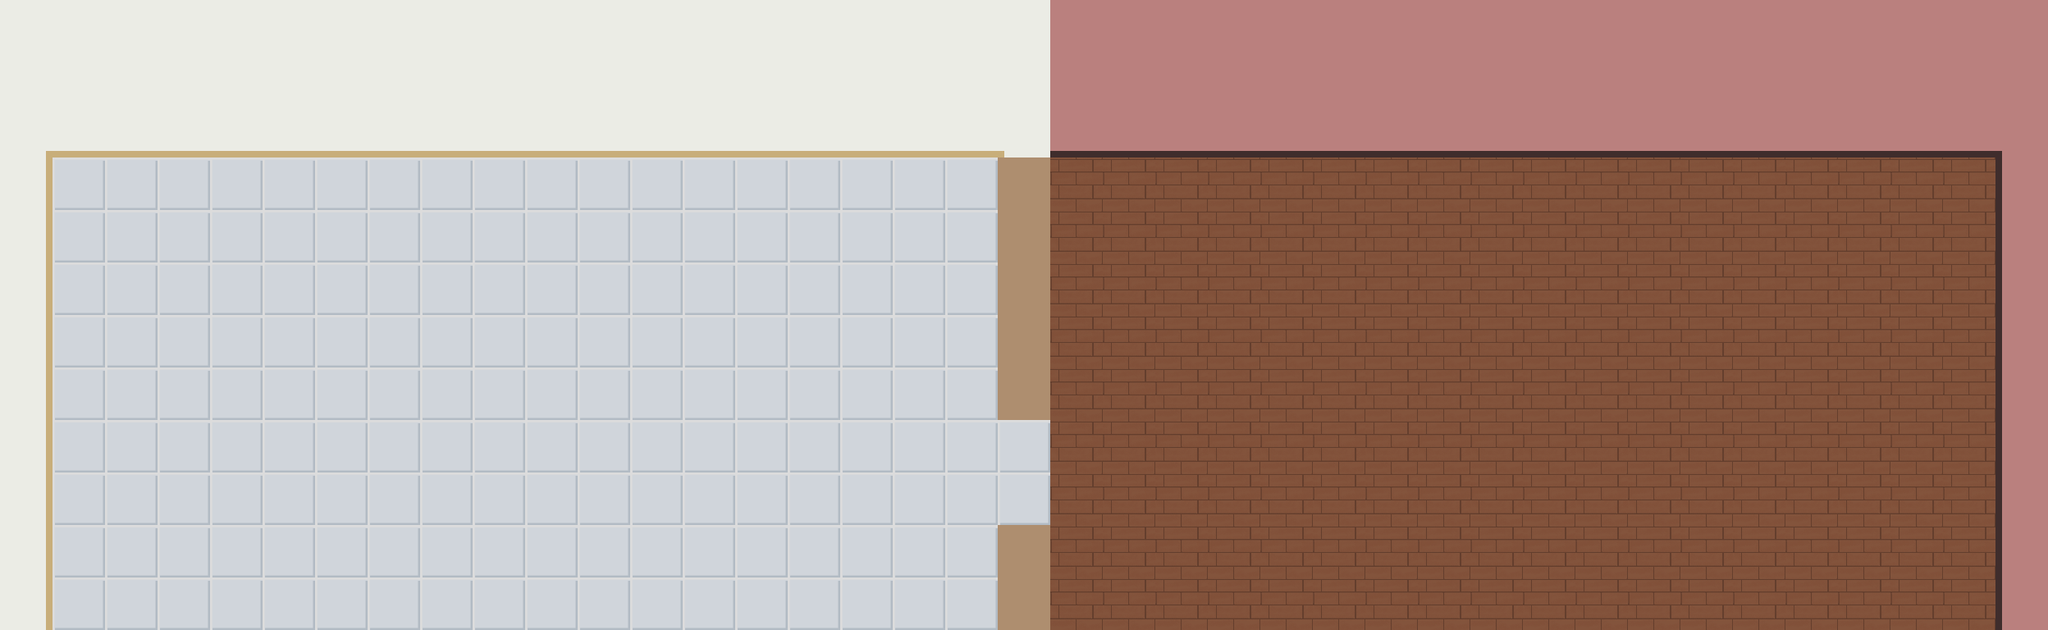

The image is a tile-based game level rendered from a .tmx file. Its description and source (layers, tilesets, objects; grid data summarised) follow:
An orthogonal 39x12 tile map with 64x64 px tiles, 1 tile layer (Capa de patrones 1) and 167 objects (109x pared, 14x encimera, 6x sillaDer, 6x sillaIz, 4x fogon, ...).

<map version="1.8" tiledversion="1.8.4" orientation="orthogonal" renderorder="right-down" width="39" height="12" tilewidth="64" tileheight="64" infinite="0" nextlayerid="14" nextobjectid="304">
 <tileset firstgid="1" source="Tileset.tsx" />
 <layer id="1" name="Capa de patrones 1" width="39" height="12">
  <data>[468 cells, 468 non-empty, 12 distinct tile ids]</data>
 </layer>
 <objectgroup id="2" name="Capa de Objetos 1">
  <object id="1" name="mesaMV" x="1438" y="218">
   <point />
  </object>
  <object id="300" name="mesaMV" x="2078" y="474">
   <point />
  </object>
  <object id="292" name="mesaMV" x="1758" y="474">
   <point />
  </object>
  <object id="266" name="inicioCinta" x="128" y="165">
   <properties>
    <property name="Horizontal" type="bool" value="true" />
    <property name="VelocidadX" type="float" value="0" />
    <property name="VelocidadY" type="float" value="1" />
   </properties>
   <point />
  </object>
  <object id="265" name="cinta" x="128" y="229">
   <properties>
    <property name="Horizontal" type="bool" value="true" />
   </properties>
   <point />
  </object>
  <object id="8" name="finalCinta" x="128" y="388">
   <point />
  </object>
  <object id="16" name="fogon" x="256" y="682">
   <point />
  </object>
  <object id="261" name="fogon" x="256" y="128">
   <point />
  </object>
  <object id="17" name="fogon" x="320" y="682">
   <point />
  </object>
  <object id="303" name="cocinera" x="192" y="554">
   <point />
  </object>
  <object id="260" name="fogon" x="320" y="128">
   <point />
  </object>
  <object id="18" name="tabla" x="640" y="424">
   <point />
  </object>
  <object id="19" name="sillaDer" x="1374" y="218">
   <point />
  </object>
  <object id="299" name="sillaDer" x="2014" y="474">
   <point />
  </object>
  <object id="291" name="sillaDer" x="1694" y="474">
   <point />
  </object>
  <object id="281" name="cartel" x="2369" y="166">
   <point />
  </object>
  <object id="27" name="puerta" x="2368" y="678">
   <properties>
    <property name="MaxTamGrupo" type="int" value="4" />
    <property name="VelocidadX" type="float" value="0" />
    <property name="VelocidadY" type="float" value="-2" />
    <property name="t_Max" type="int" value="5" />
    <property name="vertical" type="bool" value="true" />
   </properties>
   <point />
  </object>
  <object id="30" name="mesaS" x="1753.86" y="219">
   <point />
  </object>
  <object id="296" name="mesaS" x="1433.86" y="603">
   <point />
  </object>
  <object id="288" name="mesaMH" x="2073.86" y="219">
   <point />
  </object>
  <object id="31" name="sillaDer" x="1690" y="219">
   <point />
  </object>
  <object id="295" name="sillaDer" x="1370" y="603">
   <point />
  </object>
  <object id="287" name="sillaDer" x="2010" y="219">
   <point />
  </object>
  <object id="32" name="sillaIz" x="1817.83" y="219">
   <point />
  </object>
  <object id="294" name="sillaIz" x="1497.83" y="603">
   <point />
  </object>
  <object id="302" name="camarero" x="1433.83" y="411">
   <point />
  </object>
  <object id="286" name="sillaIz" x="2201.83" y="219">
   <point />
  </object>
  <object id="46" name="arroz" x="704" y="682">
   <point />
  </object>
  <object id="47" name="tabla" x="448" y="424">
   <point />
  </object>
  <object id="51" name="sillaAr" x="1438" y="312.5">
   <point />
  </object>
  <object id="298" name="sillaAb" x="2078" y="376.5">
   <point />
  </object>
  <object id="290" name="sillaAr" x="1758" y="568.5">
   <point />
  </object>
  <object id="293" name="sillaAb" x="1758" y="396.5">
   <point />
  </object>
  <object id="52" name="sillaIz" x="1502" y="218">
   <point />
  </object>
  <object id="297" name="sillaIz" x="2142" y="474">
   <point />
  </object>
  <object id="289" name="sillaIz" x="1822" y="474">
   <point />
  </object>
  <object id="60" name="encimera" x="704" y="424">
   <point />
  </object>
  <object id="63" name="encimera" x="576" y="364">
   <point />
  </object>
  <object id="282" name="encimera" x="576" y="428">
   <point />
  </object>
  <object id="283" name="encimera" x="512" y="428">
   <point />
  </object>
  <object id="284" name="encimera" x="512" y="364">
   <point />
  </object>
  <object id="285" name="encimera" x="448" y="364">
   <point />
  </object>
  <object id="65" name="encimera" x="640" y="364">
   <point />
  </object>
  <object id="66" name="encimera" x="704" y="364">
   <point />
  </object>
  <object id="213" name="pilaS" x="896" y="102">
   <point />
  </object>
  <object id="214" name="pilaM" x="960" y="102">
   <point />
  </object>
  <object id="215" name="pilaL" x="1024" y="102">
   <point />
  </object>
  <object id="263" name="cinta" x="128" y="293">
   <properties>
    <property name="Horizontal" type="bool" value="true" />
   </properties>
   <point />
  </object>
  <object id="229" name="encimera" x="384" y="682">
   <point />
  </object>
  <object id="259" name="encimera" x="384" y="128">
   <point />
  </object>
  <object id="230" name="encimera" x="448" y="682">
   <point />
  </object>
  <object id="258" name="encimera" x="448" y="128">
   <point />
  </object>
  <object id="232" name="encimera" x="768" y="682">
   <point />
  </object>
  <object id="233" name="encimera" x="640" y="682">
   <point />
  </object>
  <object id="262" name="cinta" x="128" y="357">
   <properties>
    <property name="Horizontal" type="bool" value="true" />
   </properties>
   <point />
  </object>
 </objectgroup>
 <objectgroup id="3" name="Pared">
  <object id="72" name="pared" x="128" y="102">
   <point />
  </object>
  <object id="73" name="pared" x="192" y="102">
   <point />
  </object>
  <object id="74" name="pared" x="64" y="102">
   <point />
  </object>
  <object id="75" name="pared" x="-1.89293e-14" y="102">
   <point />
  </object>
  <object id="76" name="pared" x="-1.89293e-14" y="166">
   <point />
  </object>
  <object id="277" name="pared" x="128" y="195">
   <point />
  </object>
  <object id="77" name="pared" x="-1.89293e-14" y="230">
   <point />
  </object>
  <object id="276" name="pared" x="128" y="259">
   <point />
  </object>
  <object id="78" name="pared" x="-1.89293e-14" y="294">
   <point />
  </object>
  <object id="275" name="pared" x="128" y="323">
   <point />
  </object>
  <object id="79" name="pared" x="-1.89293e-14" y="358">
   <point />
  </object>
  <object id="274" name="pared" x="128" y="387">
   <point />
  </object>
  <object id="280" name="pared" x="128" y="388">
   <point />
  </object>
  <object id="80" name="pared" x="-1.89293e-14" y="422">
   <point />
  </object>
  <object id="81" name="pared" x="-1.89293e-14" y="486">
   <point />
  </object>
  <object id="82" name="pared" x="-1.89293e-14" y="550">
   <point />
  </object>
  <object id="83" name="pared" x="384" y="102">
   <point />
  </object>
  <object id="84" name="pared" x="320" y="102">
   <point />
  </object>
  <object id="85" name="pared" x="256" y="102">
   <point />
  </object>
  <object id="86" name="pared" x="512" y="102">
   <point />
  </object>
  <object id="301" name="pared" x="576" y="102">
   <point />
  </object>
  <object id="87" name="pared" x="640" y="102">
   <point />
  </object>
  <object id="89" name="pared" x="448" y="102">
   <point />
  </object>
  <object id="90" name="pared" x="832" y="102">
   <point />
  </object>
  <object id="91" name="pared" x="768" y="102">
   <point />
  </object>
  <object id="93" name="pared" x="1024" y="102">
   <point />
  </object>
  <object id="94" name="pared" x="1088" y="102">
   <point />
  </object>
  <object id="95" name="pared" x="960" y="102">
   <point />
  </object>
  <object id="96" name="pared" x="896" y="102">
   <point />
  </object>
  <object id="97" name="pared" x="1280" y="102">
   <point />
  </object>
  <object id="98" name="pared" x="1216" y="102">
   <point />
  </object>
  </objectgroup>
</map>
<!-- 81 of 167 objects omitted -->